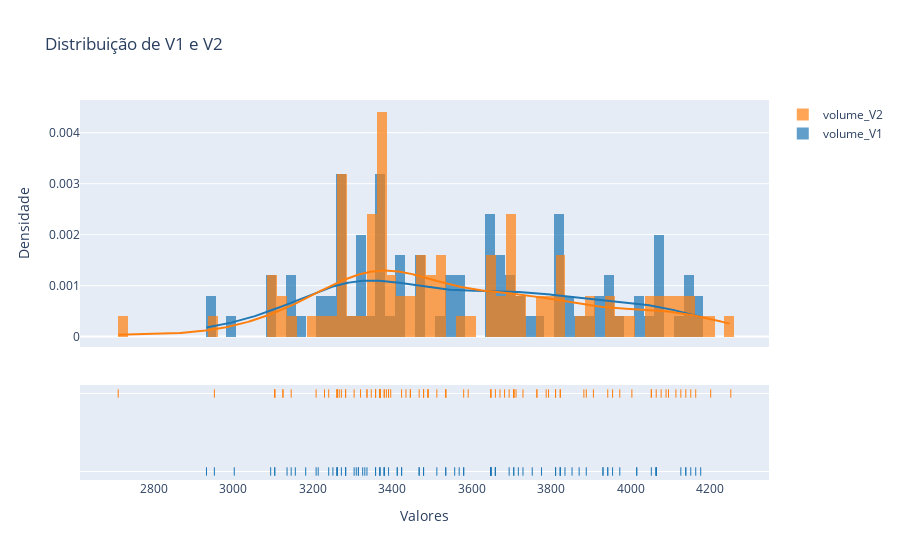

This figure's notebook cell:
### Markdown cell above
O gráfico acima apresenta o valor médio dos desvios absolutos entre as medidas de D1 e D2. Esta medida apresenta o valor dos erros sistemáticos que podem aparacer durante processo de medição.

### Code cell
df_subset = df[['volume_V1', 'volume_V2']]

fig = ff.create_distplot([df_subset[c] for c in df_subset.columns], df_subset.columns, bin_size=25)

fig.update_layout(title='Distribuição de V1 e V2',
                  xaxis_title='Valores',
                  yaxis_title='Densidade')

fig.show()

### Figure 1 — Plotly figure (JSON) as saved in the notebook; plotly's stock layout.template omitted (floating-point values rounded to 4 significant figures; data arrays with more than 128 entries replaced by an {"elided": "..."} marker saying what was removed)
{"data": [{"histnorm": "probability density", "legendgroup": "volume_V1", "marker": {"color": "rgb(31, 119, 180)"}, "name": "volume_V1", "opacity": 0.7, "type": "histogram", "x": [3315.0, 3331.0, 3888.0, 3823.0, 3369.0, 3424.0, 3369.0, 3648.0, 3706.0, 3942.0, 3157.0, 3380.0, 3660.0, 3095.0, 3241.0, 3468.0, 3358.0, 3955.0, 3930.0, 3262.0, 3283.0, 3183.0, 3310.0, 3706.0, 3105.0, 3214.0, 3648.0, 3262.0, 3535.0, 3003.0, 3942.0, 3146.0, 3251.0, 3369.0, 3136.0, 3811.0, 2933.0, 3304.0, 3811.0, 3835.0, 3752.0, 4015.0, 4151.0, 3326.0, 4176.0, 4139.0, 3930.0, 3580.0, 4139.0, 4164.0, 4015.0, 3209.0, 3262.0, 3468.0, 3718.0, 3694.0, 3569.0, 3853.0, 3973.0, 3823.0, 4064.0, 3535.0, 3479.0, 4064.0, 4064.0, 3648.0, 3648.0, 3823.0, 4126.0, 3380.0, 3283.0, 3513.0, 3413.0, 3557.0, 3315.0, 3337.0, 3358.0, 3283.0, 3776.0, 3811.0, 4064.0, 4052.0, 3580.0, 3870.0, 3729.0, 3380.0, 4064.0, 3105.0, 3660.0, 3272.0, 2953.0, 3660.0, 3262.0, 3424.0, 3479.0, 3648.0, 3413.0, 3648.0, 3391.0, 3660.0], "xaxis": "x", "xbins": {"end": 4176.0, "size": 25, "start": 2933.0}, "yaxis": "y"}, {"histnorm": "probability density", "legendgroup": "volume_V2", "marker": {"color": "rgb(255, 127, 14)"}, "name": "volume_V2", "opacity": 0.7, "type": "histogram", "x": [3369.0, 3386.0, 3888.0, 3823.0, 3380.0, 3397.0, 3369.0, 3648.0, 3706.0, 3942.0, 3105.0, 3369.0, 3660.0, 3125.0, 3358.0, 3446.0, 3272.0, 3955.0, 3337.0, 3262.0, 3241.0, 3262.0, 3262.0, 3712.0, 3105.0, 3369.0, 3479.0, 3321.0, 3479.0, 2711.0, 3882.0, 3209.0, 3230.0, 3283.0, 3125.0, 3694.0, 2953.0, 3535.0, 3764.0, 3811.0, 3729.0, 4139.0, 4164.0, 3283.0, 4089.0, 4151.0, 3906.0, 3513.0, 4114.0, 4126.0, 4201.0, 3146.0, 3304.0, 3446.0, 3683.0, 3671.0, 3490.0, 3794.0, 3973.0, 3706.0, 4095.0, 3648.0, 3535.0, 3535.0, 4003.0, 4064.0, 3369.0, 3823.0, 4077.0, 3435.0, 3337.0, 3490.0, 3580.0, 3648.0, 3348.0, 3358.0, 3424.0, 3369.0, 3811.0, 3764.0, 4052.0, 4252.0, 3468.0, 3380.0, 3788.0, 3358.0, 4052.0, 3262.0, 3479.0, 3267.0, 3105.0, 3490.0, 3369.0, 3369.0, 3706.0, 3706.0, 3391.0, 3706.0, 3391.0, 3591.0], "xaxis": "x", "xbins": {"end": 4252.0, "size": 25, "start": 2711.0}, "yaxis": "y"}, {"legendgroup": "volume_V1", "marker": {"color": "rgb(31, 119, 180)"}, "mode": "lines", "name": "volume_V1", "showlegend": false, "type": "scatter", "x": {"elided": "500 float values"}, "xaxis": "x", "y": {"elided": "500 float values"}, "yaxis": "y"}, {"legendgroup": "volume_V2", "marker": {"color": "rgb(255, 127, 14)"}, "mode": "lines", "name": "volume_V2", "showlegend": false, "type": "scatter", "x": {"elided": "500 float values"}, "xaxis": "x", "y": {"elided": "500 float values"}, "yaxis": "y"}, {"legendgroup": "volume_V1", "marker": {"color": "rgb(31, 119, 180)", "symbol": "line-ns-open"}, "mode": "markers", "name": "volume_V1", "showlegend": false, "type": "scatter", "x": [3315.0, 3331.0, 3888.0, 3823.0, 3369.0, 3424.0, 3369.0, 3648.0, 3706.0, 3942.0, 3157.0, 3380.0, 3660.0, 3095.0, 3241.0, 3468.0, 3358.0, 3955.0, 3930.0, 3262.0, 3283.0, 3183.0, 3310.0, 3706.0, 3105.0, 3214.0, 3648.0, 3262.0, 3535.0, 3003.0, 3942.0, 3146.0, 3251.0, 3369.0, 3136.0, 3811.0, 2933.0, 3304.0, 3811.0, 3835.0, 3752.0, 4015.0, 4151.0, 3326.0, 4176.0, 4139.0, 3930.0, 3580.0, 4139.0, 4164.0, 4015.0, 3209.0, 3262.0, 3468.0, 3718.0, 3694.0, 3569.0, 3853.0, 3973.0, 3823.0, 4064.0, 3535.0, 3479.0, 4064.0, 4064.0, 3648.0, 3648.0, 3823.0, 4126.0, 3380.0, 3283.0, 3513.0, 3413.0, 3557.0, 3315.0, 3337.0, 3358.0, 3283.0, 3776.0, 3811.0, 4064.0, 4052.0, 3580.0, 3870.0, 3729.0, 3380.0, 4064.0, 3105.0, 3660.0, 3272.0, 2953.0, 3660.0, 3262.0, 3424.0, 3479.0, 3648.0, 3413.0, 3648.0, 3391.0, 3660.0], "xaxis": "x", "y": ["volume_V1", "volume_V1", "volume_V1", "volume_V1", "volume_V1", "volume_V1", "volume_V1", "volume_V1", "volume_V1", "volume_V1", "volume_V1", "volume_V1", "volume_V1", "volume_V1", "volume_V1", "volume_V1", "volume_V1", "volume_V1", "volume_V1", "volume_V1", "volume_V1", "volume_V1", "volume_V1", "volume_V1", "volume_V1", "volume_V1", "volume_V1", "volume_V1", "volume_V1", "volume_V1", "volume_V1", "volume_V1", "volume_V1", "volume_V1", "volume_V1", "volume_V1", "volume_V1", "volume_V1", "volume_V1", "volume_V1", "volume_V1", "volume_V1", "volume_V1", "volume_V1", "volume_V1", "volume_V1", "volume_V1", "volume_V1", "volume_V1", "volume_V1", "volume_V1", "volume_V1", "volume_V1", "volume_V1", "volume_V1", "volume_V1", "volume_V1", "volume_V1", "volume_V1", "volume_V1", "volume_V1", "volume_V1", "volume_V1", "volume_V1", "volume_V1", "volume_V1", "volume_V1", "volume_V1", "volume_V1", "volume_V1", "volume_V1", "volume_V1", "volume_V1", "volume_V1", "volume_V1", "volume_V1", "volume_V1", "volume_V1", "volume_V1", "volume_V1", "volume_V1", "volume_V1", "volume_V1", "volume_V1", "volume_V1", "volume_V1", "volume_V1", "volume_V1", "volume_V1", "volume_V1", "volume_V1", "volume_V1", "volume_V1", "volume_V1", "volume_V1", "volume_V1", "volume_V1", "volume_V1", "volume_V1", "volume_V1"], "yaxis": "y2"}, {"legendgroup": "volume_V2", "marker": {"color": "rgb(255, 127, 14)", "symbol": "line-ns-open"}, "mode": "markers", "name": "volume_V2", "showlegend": false, "type": "scatter", "x": [3369.0, 3386.0, 3888.0, 3823.0, 3380.0, 3397.0, 3369.0, 3648.0, 3706.0, 3942.0, 3105.0, 3369.0, 3660.0, 3125.0, 3358.0, 3446.0, 3272.0, 3955.0, 3337.0, 3262.0, 3241.0, 3262.0, 3262.0, 3712.0, 3105.0, 3369.0, 3479.0, 3321.0, 3479.0, 2711.0, 3882.0, 3209.0, 3230.0, 3283.0, 3125.0, 3694.0, 2953.0, 3535.0, 3764.0, 3811.0, 3729.0, 4139.0, 4164.0, 3283.0, 4089.0, 4151.0, 3906.0, 3513.0, 4114.0, 4126.0, 4201.0, 3146.0, 3304.0, 3446.0, 3683.0, 3671.0, 3490.0, 3794.0, 3973.0, 3706.0, 4095.0, 3648.0, 3535.0, 3535.0, 4003.0, 4064.0, 3369.0, 3823.0, 4077.0, 3435.0, 3337.0, 3490.0, 3580.0, 3648.0, 3348.0, 3358.0, 3424.0, 3369.0, 3811.0, 3764.0, 4052.0, 4252.0, 3468.0, 3380.0, 3788.0, 3358.0, 4052.0, 3262.0, 3479.0, 3267.0, 3105.0, 3490.0, 3369.0, 3369.0, 3706.0, 3706.0, 3391.0, 3706.0, 3391.0, 3591.0], "xaxis": "x", "y": ["volume_V2", "volume_V2", "volume_V2", "volume_V2", "volume_V2", "volume_V2", "volume_V2", "volume_V2", "volume_V2", "volume_V2", "volume_V2", "volume_V2", "volume_V2", "volume_V2", "volume_V2", "volume_V2", "volume_V2", "volume_V2", "volume_V2", "volume_V2", "volume_V2", "volume_V2", "volume_V2", "volume_V2", "volume_V2", "volume_V2", "volume_V2", "volume_V2", "volume_V2", "volume_V2", "volume_V2", "volume_V2", "volume_V2", "volume_V2", "volume_V2", "volume_V2", "volume_V2", "volume_V2", "volume_V2", "volume_V2", "volume_V2", "volume_V2", "volume_V2", "volume_V2", "volume_V2", "volume_V2", "volume_V2", "volume_V2", "volume_V2", "volume_V2", "volume_V2", "volume_V2", "volume_V2", "volume_V2", "volume_V2", "volume_V2", "volume_V2", "volume_V2", "volume_V2", "volume_V2", "volume_V2", "volume_V2", "volume_V2", "volume_V2", "volume_V2", "volume_V2", "volume_V2", "volume_V2", "volume_V2", "volume_V2", "volume_V2", "volume_V2", "volume_V2", "volume_V2", "volume_V2", "volume_V2", "volume_V2", "volume_V2", "volume_V2", "volume_V2", "volume_V2", "volume_V2", "volume_V2", "volume_V2", "volume_V2", "volume_V2", "volume_V2", "volume_V2", "volume_V2", "volume_V2", "volume_V2", "volume_V2", "volume_V2", "volume_V2", "volume_V2", "volume_V2", "volume_V2", "volume_V2", "volume_V2", "volume_V2"], "yaxis": "y2"}], "layout": {"autosize": true, "barmode": "overlay", "hovermode": "closest", "legend": {"traceorder": "reversed"}, "title": {"text": "Distribuição de V1 e V2"}, "xaxis": {"anchor": "y2", "autorange": true, "domain": [0, 1], "range": [2617.0, 4346.0], "title": {"text": "Valores"}, "type": "linear", "zeroline": false}, "yaxis": {"anchor": "free", "autorange": true, "domain": [0.35, 1], "position": 0, "range": [-0.0002046, 0.004642], "title": {"text": "Densidade"}, "type": "linear"}, "yaxis2": {"anchor": "x", "autorange": true, "domain": [0, 0.25], "dtick": 1, "range": [-0.1818, 1.182], "showticklabels": false, "type": "category"}}}
